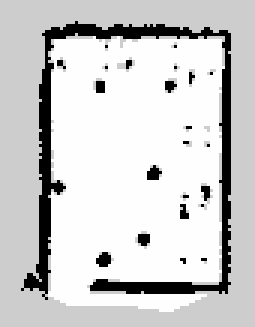
#> input picture mecanum_navigation_setup/maps/maps.pgm, 85 x 109 px (shown 3 times larger)
$ python updated_map_for_tape.py
#> lines starting #> are read from the running program, lines starting #| are printed output that depends on the picture; after the words box and inside, x2 and y2 are one past the last pixel; in counts of white or black regions, pixels touching at a corner belong together
import cv2
import numpy as np

# --- 1. Load and Pre-process the Image ---

# Load the image in grayscale
image_path = 'maps.pgm'
img = cv2.imread(image_path)
#> img is the input picture: shape (109, 85, 3); min 0, max 254, mean 206

if img is None:
    print(f"Error: Could not load image from {image_path}")
    exit()

gray = cv2.cvtColor(img, cv2.COLOR_BGR2GRAY)

# Create a binary inverted mask.
_, thresh = cv2.threshold(gray, 150, 255, cv2.THRESH_BINARY_INV)
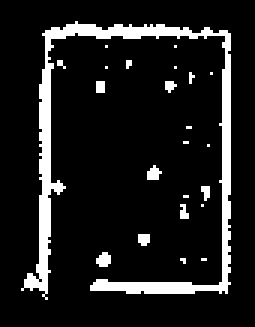
#> thresh: shape (109, 85) (shown 3 times larger); 11.2% white; 23 white regions (22 under 20 px)

# --- 2. Find the Main Wall Contour ---

# Find all contours. RETR_EXTERNAL finds only the outermost boundaries.
contours, _ = cv2.findContours(thresh, cv2.RETR_EXTERNAL, cv2.CHAIN_APPROX_SIMPLE)
#> contours = 23 contours, 22 with area under 20; largest, box (x1, y1, x2, y2) and area: (7, 7, 77, 100) 628

# Find the contour with the largest area
try:
    main_wall_contour = max(contours, key=cv2.contourArea)
#> main_wall_contour = contour of 215 points, box (x1, y1, x2, y2) (7, 7, 77, 100), area 628
except ValueError:
    print("Error: No contours found. Check thresholding settings.")
    exit()

# Create an output image to draw on
output_img = img.copy()
clean_map_img = img.copy() # Create a clean copy for the final PGM output

# Draw the main wall contour in blue (DEBUG ONLY)
cv2.drawContours(output_img, [main_wall_contour], -1, (255, 0, 0), 2)

# --- 3. Find and Mark 4 Corner Points ---

# Get the minimum area bounding rectangle
rect = cv2.minAreaRect(main_wall_contour)
#> rect = ((41.5, 53), (92, 69), -90)
# Get the 4 corner points of the rectangle
box = cv2.boxPoints(rect)
#> box = [[76, 99], [7, 99], [7, 7], [76, 7]]
# Convert corners to integers
corners = np.intp(box)
#> corners = [[75, 98], [7, 98], [7, 7], [75, 7]]

# --- 4. Find the Entrance ---

entrance_points = None
entrance_center = None
if len(main_wall_contour) > 3:
    hull_indices = cv2.convexHull(main_wall_contour, returnPoints=False)
#> hull_indices = [194, 185, 181, 180, 153, 151, 55, 45, 8, 7, 5, 0]
    defects = cv2.convexityDefects(main_wall_contour, hull_indices)
#> defects = [[194, 0, 210, 688], [0, 5, 3, 435], [5, 7, 6, 114], [8, 45, 38, 1447], [45, 55, 50, 689], [55, 151, 95, 22686], [151, 153, 152, 162], [153, 180, 154, 256], [181, 185, 184, 421], [185, 194, 188, 596]]

    if defects is not None:
        max_depth = 0
        for i in range(defects.shape[0]):
            s, e, f, d = defects[i, 0]
            depth = d / 256.0
            if depth > max_depth:
                max_depth = depth
                start_point = tuple(main_wall_contour[s][0])
                end_point = tuple(main_wall_contour[e][0])
                entrance_points = (start_point, end_point)
#> this loop made 10 passes
#> (s, e, f, d, depth, max_depth, entrance_points) on passes 1, 4, 6: (194, 0, 210, 688, 2.69, 2.69, ((54, 8), (25, 7))), (8, 45, 38, 1447, 5.65, 5.65, ((14, 11), (7, 96))), (55, 151, 95, 22686, 88.62, 88.62, ((15, 99), (75, 97)))
#> (s, e, f, d, depth) on passes 2, 3, 5, 7, 8, 9: (0, 5, 3, 435, 1.7), (5, 7, 6, 114, 0.445), (45, 55, 50, 689, 2.69), (151, 153, 152, 162, 0.633), (153, 180, 154, 256, 1), (181, 185, 184, 421, 1.64)
#> after the loop, max_depth = 88.62

        # Draw a red line across the entrance gap (DEBUG ONLY)
        if entrance_points:
            cv2.line(output_img, entrance_points[0], entrance_points[1], (0, 0, 255), 3)
            # Calculate the center of the entrance gap
            entrance_center = (
                (entrance_points[0][0] + entrance_points[1][0]) / 2,
                (entrance_points[0][1] + entrance_points[1][1]) / 2
            )
#> entrance_center = (45, 98)

# --- 5. Identify Racks 1 and 2 ---

rack1_segment = None
rack2_segment = None
room_center = None

if entrance_center is not None:
    # Find the geometric center of the room
    room_center = np.mean(corners, axis=0)
#> room_center = [41, 52.5]

    # Create an "in" vector (from entrance to room center)
    V_in = room_center - entrance_center
#> V_in = [-4, -45.5]
    Vx, Vy = V_in[0], V_in[1]
#> Vx = -4; Vy = -45.5

    # Analyze all 4 wall segments
    wall_data = []
    for i in range(4):
        p1 = corners[i]
        p2 = corners[(i + 1) % 4] # Use % 4 to wrap around

        # Calculate midpoint and distance from entrance
        midpoint = (p1 + p2) / 2.0
        dist = np.linalg.norm(midpoint - entrance_center)

        # Calculate wall vector (p1 -> p2)
        V_wall = p2 - p1
        Wx, Wy = V_wall[0], V_wall[1]

        # 2D cross product: V_in x V_wall
        # A negative result means V_wall is "clockwise" (right) of V_in
        cross_product_z = Vx * Wy - Vy * Wx

        wall_data.append({
            "segment": (tuple(p1), tuple(p2)),
            "distance": dist,
            "cross_product": cross_product_z
        })
#> this loop made 4 passes
#> (p1, p2, midpoint, dist, Wx, Wy, cross_product_z) on passes 1 to 4: ([75, 98], [7, 98], [41, 98], 4, -68, 0, -3094), ([7, 98], [7, 7], [7, 52.5], 59.28, 0, -91, 364), ([7, 7], [75, 7], [41, 7], 91.09, 68, 0, 3094), ([75, 7], [75, 98], [75, 52.5], 54.5, 0, 91, -364)
#> after the loop, wall_data = 4 items

    # Sort walls by distance from entrance
    # [0] = closest (entrance wall)
    # [1], [2] = side walls
    # [3] = farthest (Rack 2)
    wall_data.sort(key=lambda w: w['distance'])

    # Rack 2 is the farthest wall
    rack2_segment = wall_data[3]['segment']
#> rack2_segment = ((7, 7), (75, 7))

    # Rack 1 is the "right" wall (clockwise)
    side_wall_A = wall_data[1]
#> side_wall_A = {'segment': ((75, 7), (75, 98)), 'distance': 54.5, 'cross_product': -364}
    side_wall_B = wall_data[2]
#> side_wall_B = {'segment': ((7, 98), (7, 7)), 'distance': 59.28, 'cross_product': 364}

    # The wall with the negative cross product is on the "right"
    if side_wall_A['cross_product'] < 0:
        rack1_segment = side_wall_A['segment']
#> rack1_segment = ((75, 7), (75, 98))
    else:
        rack1_segment = side_wall_B['segment']

# --- 6. Compute Parallel Buffer Lines and Intersection ---

def get_midpoint(segment):
    p1 = np.array(segment[0])
    p2 = np.array(segment[1])
    return (p1 + p2) / 2.0

def get_inward_normal(segment, center_point):
    """
    Returns a normalized vector perpendicular to the segment,
    pointing towards the center_point.
    """
    p1 = np.array(segment[0])
    p2 = np.array(segment[1])

    # Vector along the wall
    wall_vec = p2 - p1
    dx, dy = wall_vec[0], wall_vec[1]

    # Two possible perpendicular vectors: (-dy, dx) and (dy, -dx)
    norm1 = np.array([-dy, dx])
    norm2 = np.array([dy, -dx])

    # Normalize them
    if np.linalg.norm(norm1) == 0: return np.array([0,0]) # Safety check
    norm1 = norm1 / np.linalg.norm(norm1)
    norm2 = norm2 / np.linalg.norm(norm2)

    # Check which one points closer to the room center
    mid = (p1 + p2) / 2.0
    check_point1 = mid + norm1 * 10
    check_point2 = mid + norm2 * 10

    dist1 = np.linalg.norm(check_point1 - center_point)
    dist2 = np.linalg.norm(check_point2 - center_point)

    return norm1 if dist1 < dist2 else norm2

def line_intersection(p1, v1, p2, v2):
    """
    Finds intersection of two lines defined by Point + Vector.
    Line 1: p1 + t*v1
    Line 2: p2 + u*v2
    Returns the intersection point as (x, y).
    """
    x1, y1 = p1
    x2, y2 = p1 + v1
    x3, y3 = p2
    x4, y4 = p2 + v2

    # Determinant
    denom = (x1 - x2)*(y3 - y4) - (y1 - y2)*(x3 - x4)
    if denom == 0:
        return None  # Parallel lines

    px = ((x1*y2 - y1*x2)*(x3 - x4) - (x1 - x2)*(x3*y4 - y3*x4)) / denom
    py = ((x1*y2 - y1*x2)*(y3 - y4) - (y1 - y2)*(x3*y4 - y3*x4)) / denom
    return np.array([px, py])

intersection_pt = None
mid_r1 = None
mid_r2 = None
final_r1_start = None
final_r2_start = None

# Configuration
RESOLUTION_M_PX = 0.05  # Meters per pixel
BUFFER_DISTANCE_M = 0.55 # Meters

if rack1_segment is not None and rack2_segment is not None and room_center is not None:
    # 1. Get midpoints and wall vectors
    mid_r1 = get_midpoint(rack1_segment)
#> in get_midpoint, `p1 = np.array(segment[0])`: p1 = [75, 7]
#> in get_midpoint, `p2 = np.array(segment[1])`: p2 = [75, 98]
#> mid_r1 = [75, 52.5]
    mid_r2 = get_midpoint(rack2_segment)
#> mid_r2 = [41, 7]

    vec_r1 = np.array(rack1_segment[1]) - np.array(rack1_segment[0])
#> vec_r1 = [0, 91]
    vec_r2 = np.array(rack2_segment[1]) - np.array(rack2_segment[0])
#> vec_r2 = [68, 0]

    # 2. Get inward directions (Normals) for offsetting
    normal_r1 = get_inward_normal(rack1_segment, room_center)
#> in get_inward_normal, `p1 = np.array(segment[0])`: p1 = [75, 7]
#> in get_inward_normal, `p2 = np.array(segment[1])`: p2 = [75, 98]
#> in get_inward_normal, `wall_vec = p2 - p1`: wall_vec = [0, 91]
#> in get_inward_normal, `dx, dy = wall_vec[0], wall_vec[1]`: dx = 0; dy = 91
#> in get_inward_normal, `norm1 = np.array([-dy, dx])`: norm1 = [-91, 0]
#> in get_inward_normal, `norm2 = np.array([dy, -dx])`: norm2 = [91, 0]
#> in get_inward_normal, `norm1 = norm1 / np.linalg.norm(norm1)`: norm1 = [-1, 0]
#> in get_inward_normal, `norm2 = norm2 / np.linalg.norm(norm2)`: norm2 = [1, 0]
#> in get_inward_normal, `mid = (p1 + p2) / 2.0`: mid = [75, 52.5]
#> in get_inward_normal, `check_point1 = mid + norm1 * 10`: check_point1 = [65, 52.5]
#> in get_inward_normal, `check_point2 = mid + norm2 * 10`: check_point2 = [85, 52.5]
#> in get_inward_normal, `dist1 = np.linalg.norm(check_point1 - center_point)`: dist1 = 24
#> in get_inward_normal, `dist2 = np.linalg.norm(check_point2 - center_point)`: dist2 = 44
#> normal_r1 = [-1, 0]
    normal_r2 = get_inward_normal(rack2_segment, room_center)
#> normal_r2 = [0, 1]

    # 3. Calculate Point on Offset Line (1m inward)
    buffer_pixels = BUFFER_DISTANCE_M / RESOLUTION_M_PX
    offset_pt_r1 = mid_r1 + normal_r1 * buffer_pixels
#> offset_pt_r1 = [64, 52.5]
    offset_pt_r2 = mid_r2 + normal_r2 * buffer_pixels
#> offset_pt_r2 = [41, 18]

    # 4. Compute Intersection of the two PARALLEL offset lines
    # We use the wall vectors (vec_r1, vec_r2) as the direction,
    # but originating from the offset points.
    intersection_pt = line_intersection(offset_pt_r1, vec_r1, offset_pt_r2, vec_r2)
#> in line_intersection, `x1, y1 = p1`: x1 = 64; y1 = 52.5
#> in line_intersection, `x2, y2 = p1 + v1`: x2 = 64; y2 = 143.5
#> in line_intersection, `x3, y3 = p2`: x3 = 41; y3 = 18
#> in line_intersection, `x4, y4 = p2 + v2`: x4 = 109; y4 = 18
#> in line_intersection, `denom = (x1 - x2)*(y3 - y4) - (y1 - y2)*(x3 - x4)`: denom = -6188
#> in line_intersection, `px = ((x1*y2 - y1*x2)*(x3 - x4) - (x1 - x2)*(x3*y4 - y3*x4)) / denom`: px = 64
#> in line_intersection, `py = ((x1*y2 - y1*x2)*(y3 - y4) - (y1 - y2)*(x3*y4 - y3*x4)) / denom`: py = 18
#> intersection_pt = [64, 18]

    if intersection_pt is not None:
        # 5. Determine Drawing Segments (Cut off the corner part)
        # For Rack 1: We have the original endpoints. Shift them.
        r1_p1 = np.array(rack1_segment[0]) + normal_r1 * buffer_pixels
#> r1_p1 = [64, 7]
        r1_p2 = np.array(rack1_segment[1]) + normal_r1 * buffer_pixels
#> r1_p2 = [64, 98]

        # Identify which endpoint is FARTHER from the OTHER rack (Rack 2's midpoint)
        # This effectively keeps the main length and cuts the corner overlap.
        d1 = np.linalg.norm(r1_p1 - mid_r2)
#> d1 = 23
        d2 = np.linalg.norm(r1_p2 - mid_r2)
#> d2 = 93.86
        final_r1_start = r1_p1 if d1 > d2 else r1_p2
#> final_r1_start = [64, 98]

        # For Rack 2: Shift endpoints.
        r2_p1 = np.array(rack2_segment[0]) + normal_r2 * buffer_pixels
#> r2_p1 = [7, 18]
        r2_p2 = np.array(rack2_segment[1]) + normal_r2 * buffer_pixels
#> r2_p2 = [75, 18]

        # Identify endpoint farther from Rack 1's midpoint
        d1 = np.linalg.norm(r2_p1 - mid_r1)
#> d1 = 76.25
        d2 = np.linalg.norm(r2_p2 - mid_r1)
#> d2 = 34.5
        final_r2_start = r2_p1 if d1 > d2 else r2_p2
#> final_r2_start = [7, 18]

# --- 7. Draw Everything ---

# Draw Rack 1 (Orange) on DEBUG image
if rack1_segment is not None:
    cv2.line(output_img, rack1_segment[0], rack1_segment[1], (0, 165, 255), 5) # Orange
    mid_x = int((rack1_segment[0][0] + rack1_segment[1][0]) / 2)
#> mid_x = 75
    mid_y = int((rack1_segment[0][1] + rack1_segment[1][1]) / 2)
#> mid_y = 52
    cv2.putText(output_img, 'Rack 1', (mid_x - 30, mid_y),
                cv2.FONT_HERSHEY_SIMPLEX, 0.6, (0, 165, 255), 2)

# Draw Rack 2 (Teal) on DEBUG image
if rack2_segment is not None:
    cv2.line(output_img, rack2_segment[0], rack2_segment[1], (0, 100, 255), 5) # Teal
    mid_x = int((rack2_segment[0][0] + rack2_segment[1][0]) / 2)
#> mid_x = 41
    mid_y = int((rack2_segment[0][1] + rack2_segment[1][1]) / 2)
#> mid_y = 7
    cv2.putText(output_img, 'Rack 2', (mid_x - 30, mid_y),
                cv2.FONT_HERSHEY_SIMPLEX, 0.6, (0, 100, 255), 2)

# Draw Buffer Lines
if intersection_pt is not None and final_r1_start is not None:
    ix, iy = int(intersection_pt[0]), int(intersection_pt[1])
#> ix = 64; iy = 18
    s1x, s1y = int(final_r1_start[0]), int(final_r1_start[1])
#> s1x = 64; s1y = 98
    s2x, s2y = int(final_r2_start[0]), int(final_r2_start[1])
#> s2x = 7; s2y = 18

    # --- Draw on DEBUG image (Purple with marker) ---
    cv2.line(output_img, (s1x, s1y), (ix, iy), (255, 0, 255), 2)
    cv2.line(output_img, (s2x, s2y), (ix, iy), (255, 0, 255), 2)
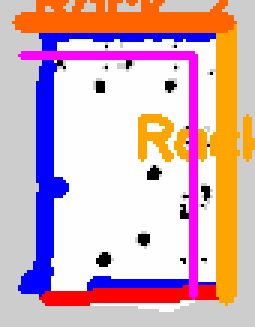
#> output_img: shape (109, 85, 3) (shown 3 times larger); mean B, G, R 188.2, 177.3, 215.5
    cv2.circle(output_img, (ix, iy), 5, (255, 0, 255), -1)
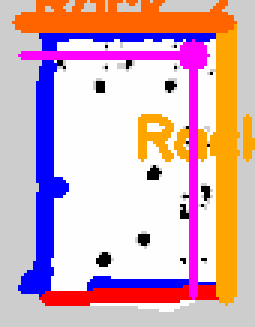
#> output_img: shape (109, 85, 3) (shown 3 times larger); 0.57% of pixels changed, all inside (x1, y1, x2, y2) = (60, 13, 70, 23)

    # --- Draw on CLEAN MAP image (Black lines only) ---
    # Using Black (0, 0, 0) so they appear as obstacles in the PGM map
    cv2.line(clean_map_img, (s1x, s1y), (ix, iy), (0, 0, 0), 2)
    cv2.line(clean_map_img, (s2x, s2y), (ix, iy), (0, 0, 0), 2)
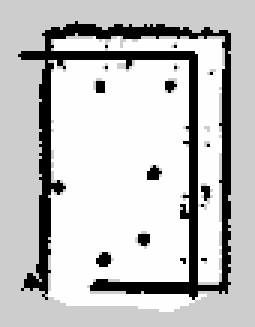
#> clean_map_img: shape (109, 85, 3) (shown 3 times larger); min 0, max 254, mean 195.4

# Draw green circles on all 4 corners (DEBUG ONLY)
for corner in corners:
    cv2.circle(output_img, tuple(corner), 7, (0, 255, 0), -1)
#> this loop made 4 passes
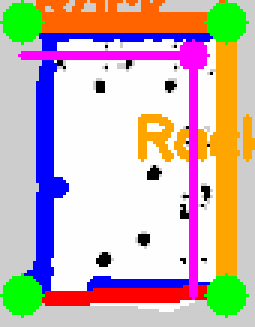
#> output_img: shape (109, 85, 3) (shown 3 times larger); 6.43% of pixels changed, all inside (x1, y1, x2, y2) = (0, 0, 83, 106)

# --- 8. Display the Result ---

print(f"Detection Complete:")
print(f" - Main wall detected (blue line).")
print(f" - Found {len(corners)} corners (green dots).")
#|  - Found 4 corners (green dots).
print(f" - Entrance gap marked (red line).")

if rack1_segment is not None:
    print(f" - Rack 1 marked (orange line).")
if rack2_segment is not None:
    print(f" - Rack 2 marked (teal line).")
if intersection_pt is not None:
    print(f" - Parallel Buffer lines drawn intersecting at: {intersection_pt}")
#|  - Parallel Buffer lines drawn intersecting at: [64. 18.]
    print(f" - Buffer Distance: {BUFFER_DISTANCE_M}m ({BUFFER_DISTANCE_M / RESOLUTION_M_PX:.1f} pixels)")

# Save the CLEAN PGM/PNG (Only original map + black buffer lines)
# PGM requires grayscale. Convert BGR output to Grayscale before saving.
output_gray_final = cv2.cvtColor(clean_map_img, cv2.COLOR_BGR2GRAY)
cv2.imwrite('new_maps.pgm', output_gray_final)
cv2.imwrite('new_maps.png', output_gray_final)

# Save the DEBUG color image (with all text, colors, corners)
cv2.imwrite('map_with_buffers.png', output_img)

print("Result saved as 'new_maps.pgm', 'new_maps.png' (grayscale, clean) and 'map_with_buffers.png' (color, debug).")
# cv2.destroyAllWindows()
